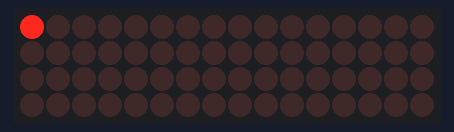
A sketch run on a simulated ESP32. On the bench: 16×4 LED matrix. Wiring (inferred from the names in the program): LED cube drawn one layer per row (orientation assumed): layers GPIO 15, GPIO 16, GPIO 17, GPIO 1; columns GPIO 2, GPIO 4, GPIO 5, GPIO 18, GPIO 19, GPIO 21, GPIO 22, GPIO 23, GPIO 13, GPIO 12, GPIO 14, GPIO 27, GPIO 26, GPIO 25, GPIO 33, GPIO 32.

Above: at 0.11 s.
At 1.25 s:
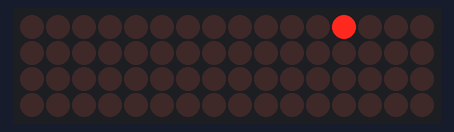
At 2.63 s:
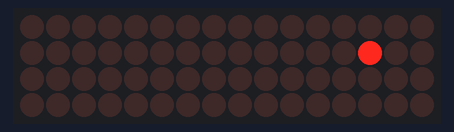
At 5.01 s:
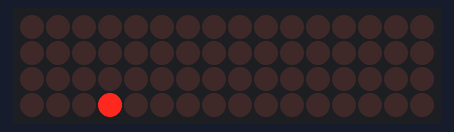
At 7.39 s:
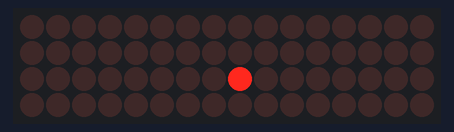
At 9.77 s:
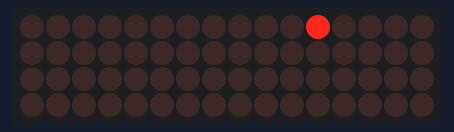

Measured:
- by itself, everything shown: repeats every 9.0 s, in 72 steps

The sketch:

spiral.ino
```cpp
// ===============================
// 4x4x4 LED Cube - 3D Spiral Effect
// ===============================

// Column pins (same as your wiring)
int columns[16] = {
  2, 4, 5, 18,
  19, 21, 22, 23,
  13, 12, 14, 27,
  26, 25, 33, 32
};

// Layer pins
int layers[4] = {
  15,   // Layer 1
  16,   // Layer 2 (RX2)
  17,   // Layer 3 (TX2)
  1     // Layer 4 (TX0)
};

// Turn OFF everything
void clearCube() {
  for (int i = 0; i < 16; i++) digitalWrite(columns[i], LOW);
  for (int i = 0; i < 4; i++) digitalWrite(layers[i], LOW);
}

// Light one voxel
void lightVoxel(int col, int layer) {
  for (int i = 0; i < 60; i++) {
    clearCube();
    digitalWrite(columns[col], HIGH);
    digitalWrite(layers[layer], HIGH);
    delayMicroseconds(2000);
  }
}

void setup() {
  for (int i = 0; i < 16; i++) pinMode(columns[i], OUTPUT);
  for (int i = 0; i < 4; i++) pinMode(layers[i], OUTPUT);
}

// Spiral path (around edges)
int spiralPath[12] = {
  0, 1, 2, 3,   // front row
  7, 11, 15,    // right side
  14, 13, 12,   // back row
  8, 4          // left side
};

void loop() {

  // Move spiral upward through layers
  for (int layer = 0; layer < 4; layer++) {
    for (int i = 0; i < 12; i++) {
      lightVoxel(spiralPath[i], layer);
    }
  }

  // Move spiral downward
  for (int layer = 2; layer >= 1; layer--) {
    for (int i = 0; i < 12; i++) {
      lightVoxel(spiralPath[i], layer);
    }
  }
}
```
